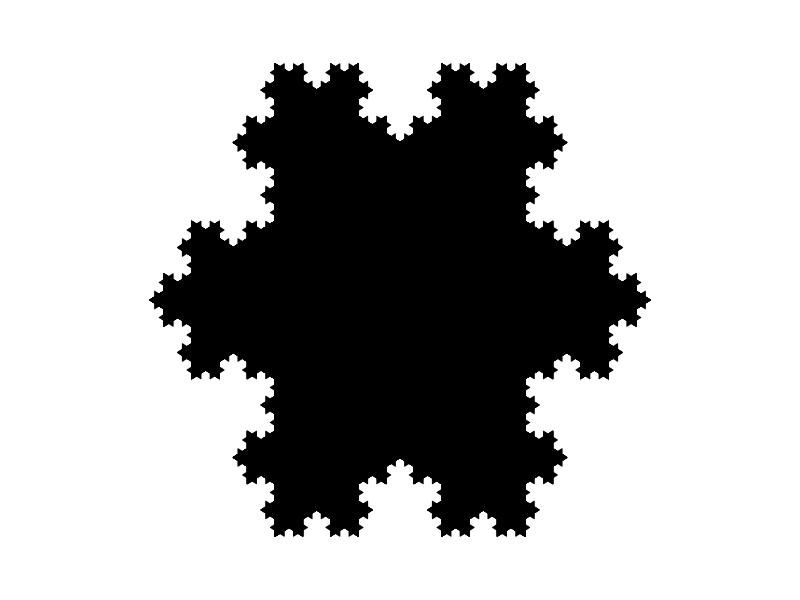

R code for this plot:
## ---- chunk 1
knitr::opts_chunk$set(echo = TRUE)
## ---- chunk 2
# A short article and
# Script by A. Roberts, 2013.
# To run the script, copy and paste it onto the R command line, and press ,<enter>.

KochSnowflakeExample <- function(){
iterate <- function(T,i){
A = T[ ,1]; B=T[ ,2]; C = T[,3];
if (i == 1){
d = (A + B)/2; h = (C-d); d = d-(1/3)*h;
e = (2/3)*B + (1/3)*A; f = (1/3)*B + (2/3)*A;
}

if (i == 2){
d = B; e = (2/3)*B + (1/3)*C; f = (2/3)*B + (1/3)*A;
}

if (i == 3){
d = (B + C)/2; h = (A-d); d = d-(1/3)*h;
e = (2/3)*C + (1/3)*B; f = (1/3)*C + (2/3)*B;
}

if (i == 4){
d = C; e = (2/3)*C + (1/3)*A; f = (2/3)*C + (1/3)*B;
}

if (i == 5){
d = (A + C)/2; h = (B-d); d = d-(1/3)*h;
e = (2/3)*A + (1/3)*C; f = (1/3)*A + (2/3)*C;
}

if (i == 6){
d = A; e = (2/3)*A + (1/3)*C; f = (2/3)*A + (1/3)*B;
}

if (i == 0){
d = A; e = B; f = C;
}

Tnew = cbind(d,e,f)
return(Tnew); #Return a smaller triangle.
}

draw <- function(T, col=rgb(0,0,0),border=rgb(0,0,0)){
polygon(T[1,],T[2,],col=col,border=border)
}

Iterate = function(T,v,col=rgb(0,0,0),border=rgb(0,0,0)){
for (i in v) T = iterate(T,i);
draw(T,col=col,border=border);
}

#The vertices of the initial triangle:
A = matrix(c(1,0),2,1);
B = matrix(c(cos(2*pi/3), sin(2*pi/3)),2,1);
C = matrix(c(cos(2*pi/3),-sin(2*pi/3)),2,1);
T0 = cbind(A,B,C);

plot(numeric(0),xlim=c(-1.1,1.1),ylim=c(-1.1,1.1),axes=FALSE,frame=FALSE,ann=FALSE);
# RGC: needed to modify left/right margins to make aspect ratio correct (e.g. square)
# or change the scaling.
# Using the margins:
#    For HTML output a margin of 4 is about right
#    For RStudio output a margin of 7 is about right
# Using the scaling, xlimits of +/- 1.6 seem about right all the time
par(mar=c(0,0,0,0),bg=rgb(1,1,1));
par(usr=c(-1.6,1.6,-1.1,1.1));

#Draw snowflake:
for (i in 0:6) for (j in 0:6) for (k in 0:6) for (l in 0:6) Iterate(T0,c(i,j,k,l));
}

# Run the example.
KochSnowflakeExample()

